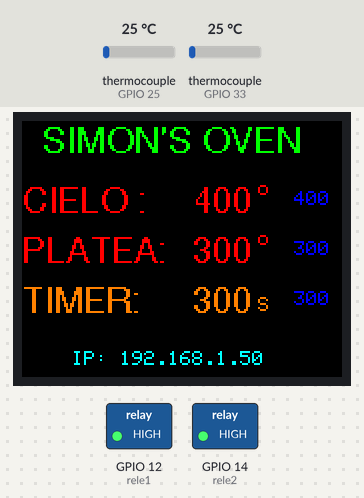
Recording of a sketch running on a simulated ESP32. Parts: 160×128 colour display, switched loads named in the sketch (green lamp = pin HIGH). The test bench sets the inputs (shaded band); at power-on: thermocouple (sensors on GPIO 25, GPIO 33) 25 °C. WiFi joins after 1.5 s; servers stay silent unless stated; EEPROM starts erased; what the sketch prints to the serial monitor is not drawn.

Above: at 1.8 s.
Timing chart, 0 to 3.3 s (numbered marks = the images above):
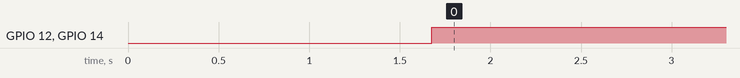

The sketch:

esp32_tft_2termocoppie.ino
```cpp
#include <WiFi.h>
#include <WebServer.h>
#include <Preferences.h>
#include <SPI.h>
#include <Adafruit_GFX.h>
#include <Adafruit_ST7735.h>
#include "max6675.h"
#include <Fonts/FreeSans9pt7b.h>

// Impostazioni della rete WiFi
const char *ssid = "myhome";
const char *password = "REDACTED_WIFI_PASSWORD";

// Impostazioni del display ST7735
//#define TFT_MISO 19
#define TFT_MOSI 23
#define TFT_SCLK 18
#define TFT_CS   15  // Chip select control pin
#define TFT_DC    5  // Data Command control pin
#define TFT_RST   4  // Reset pin (could connect to RST pin)
//#define TFT_RST  -1  // Set TFT_RST to -1 if display RESET is connected to ESP32 board RST
Adafruit_ST7735 tft = Adafruit_ST7735(TFT_CS, TFT_DC, TFT_RST);

// Pin per i relè e la termocoppia (aggiorna per ESP32)
const int rele1 = 12;
const int rele2 = 14;
//const int ledPin = 2; // Pin del LED interno su ESP32

// Definizione dei pin per la termocoppia
int thermoDO = 32;
int thermoCS = 33;
int thermoCLK = 26;
int thermoCS2 = 25;
// Creazione degli oggetti MAX6675
MAX6675 thermocouple(thermoCLK, thermoCS, thermoDO);
MAX6675 thermocouple2(thermoCLK, thermoCS2, thermoDO);

WebServer server(80);
Preferences preferences;


// Variabili di impostazione temperatura
float tempimpostata1 = 400; // Soglia temperatura per relè 1
float tempimpostata2 = 300; // Soglia temperatura per relè 2
float deltaT1 = 1.0; // Isteresi per relè 1
float deltaT2 = 1.0; // Isteresi per relè 2
  char tempString1[10];
char tempString2[10];
char tempString3[10];
char tempString4[10];

char prevTempString1[10] = "";
char prevTempString2[10] = "";
char prevTempString3[10] = "";
char prevTempString4[10] = "";

// Resto del codice...

void saveSettings() {
    preferences.begin("my-app", false);
    preferences.putFloat("tempimpostata1", tempimpostata1);
    preferences.putFloat("tempimpostata2", tempimpostata2);
    preferences.end();
}

void loadSettings() {
    preferences.begin("my-app", true);
    tempimpostata1 = preferences.getFloat("tempimpostata1", 400); // Default 400
    tempimpostata2 = preferences.getFloat("tempimpostata2", 300); // Default 300
    preferences.end();
}

void setup() {
 Serial.begin(9600);
  tft.initR(INITR_BLACKTAB);   // Inizializza il display ST7735
  tft.setRotation(1);          // Ruota il display se necessario
  tft.fillScreen(ST7735_BLACK); // Imposta lo sfondo a nero


  // Configurazione WiFi
  WiFi.begin(ssid, password);
  while (WiFi.status() != WL_CONNECTED) {
    delay(500);
    Serial.println("Connecting to WiFi...");
  }
  Serial.println("Connected to WiFi");
  //digitalWrite(ledPin, HIGH);
  Serial.println(WiFi.localIP());
  loadSettings();

  // Configurazione server web
  server.on("/", HTTP_GET, handleRoot);
  server.on("/settemp", HTTP_POST, handleSetTemp);
  server.begin();

  // Configurazione pin relè
  pinMode(rele1, OUTPUT);
  pinMode(rele2, OUTPUT);
}

void loop() {
  // Gestione server web
  server.handleClient();

  // Lettura e gestione temperature
  float temperature1 = thermocouple.readCelsius();
  float temperature2 = thermocouple2.readCelsius();

  // Controllo e attivazione del relè 1 con isteresi
    if (temperature1 < tempimpostata1 - deltaT1) {
        digitalWrite(rele1, HIGH); // Accende il relè 1
    } else if (temperature1 > tempimpostata1 + deltaT1) {
        digitalWrite(rele1, LOW); // Spegne il relè 1
    }

    // Controllo e attivazione del relè 2 con isteresi
    if (temperature2 < tempimpostata2 - deltaT2) {
        digitalWrite(rele2, HIGH); // Accende il relè 2
    } else if (temperature2 > tempimpostata2 + deltaT2) {
        digitalWrite(rele2, LOW); // Spegne il relè 2
    }
  dtostrf(temperature1, 4, 0, tempString1);
  dtostrf(temperature2, 4, 0, tempString2);
  dtostrf(tempimpostata1, 4, 0, tempString3);
  dtostrf(tempimpostata2, 4, 0, tempString4);

   if (strcmp(tempString1, prevTempString1) != 0 || strcmp(tempString2, prevTempString2) != 0 ||
      strcmp(tempString3, prevTempString3) != 0 || strcmp(tempString4, prevTempString4) != 0) {
    // Aggiorna il display
    strcpy(prevTempString1, tempString1);
    strcpy(prevTempString2, tempString2);
    strcpy(prevTempString3, tempString3);
    strcpy(prevTempString4, tempString4);


updateDisplay();

  delay(1000);
}
}

void handleRoot() {
    String html = "<html><head>";
    html += "<script src=\"https://cdn.jsdelivr.net/npm/chart.js\"></script>";
    html += "</head><body>";
    html += "<h1>Impostazioni Temperatura</h1>";
    html += "<form action='/settemp' method='POST'>";
    html += "Temperatura Impostata 1: <input type='number' name='temp1' value='" + String(tempimpostata1) + "'><br>";
    html += "Temperatura Impostata 2: <input type='number' name='temp2' value='" + String(tempimpostata2) + "'><br>";
    html += "<input type='submit' value='Salva'>";
    html += "</form>";
    html += "</body></html>";
    server.send(200, "text/html", html);

}
void handleSetTemp() {
    if (server.hasArg("temp1")) tempimpostata1 = server.arg("temp1").toFloat();
    if (server.hasArg("temp2")) tempimpostata2 = server.arg("temp2").toFloat();

    // Salva le impostazioni nella EEPROM
    saveSettings();

    server.sendHeader("Location", "/");
    server.send(303);
}
void updateDisplay() {
    tft.fillScreen(ST7735_BLACK);
    tft.setFont(&FreeSans9pt7b);
    tft.setTextSize(0.5);
    tft.setTextColor(ST7735_GREEN);


    tft.setCursor(10, 15);
    tft.println("SIMON'S OVEN");
    tft.setTextColor(ST7735_RED);
    tft.setCursor(0, 45);
    tft.print("CIELO : ");
    tft.setCursor(80, 45);
    tft.println(tempString3);
    tft.setFont(); // Resetta al font di default per altre informazioni
    tft.setTextSize(1);
    tft.setCursor(118, 30);
    tft.print("o");
    tft.setTextColor(ST7735_BLUE);
    tft.setCursor(130, 35);
    //tft.print("SET:");
    tft.println(tempString3);

    tft.setFont(&FreeSans9pt7b);
    tft.setTextColor(ST7735_RED);
    tft.setCursor(0, 70);
    tft.print("PLATEA: ");
    tft.setCursor(80, 70);
    tft.println(tempString4);
    tft.setFont(); // Resetta al font di default per altre informazioni
    tft.setTextSize(1);
    tft.setCursor(118, 55);
    tft.print("o");
    tft.setTextColor(ST7735_BLUE);
    tft.setCursor(130, 60);
   // tft.print("SET:");
    tft.println(tempString4);

    tft.setFont(&FreeSans9pt7b);
    tft.setTextColor(ST7735_ORANGE);
    tft.setCursor(0, 95);
    tft.print("TIMER: ");
    tft.setCursor(80, 95);
    tft.println(tempString4);
    tft.setFont(); // Resetta al font di default per altre informazioni
    tft.setTextSize(1);
    tft.setCursor(118, 88);
    tft.print("S");
    tft.setTextColor(ST7735_BLUE);
    tft.setCursor(130, 85);
   // tft.print("SET:");
    tft.println(tempString4);

    tft.setTextColor(ST7735_CYAN);
    tft.setCursor(25, 115);
    tft.print("IP: ");
    tft.println(WiFi.localIP());
}
```

Measured:
- by itself, GPIO 12 (rele1), GPIO 14 (rele2): LOW → HIGH at 1.7 s
